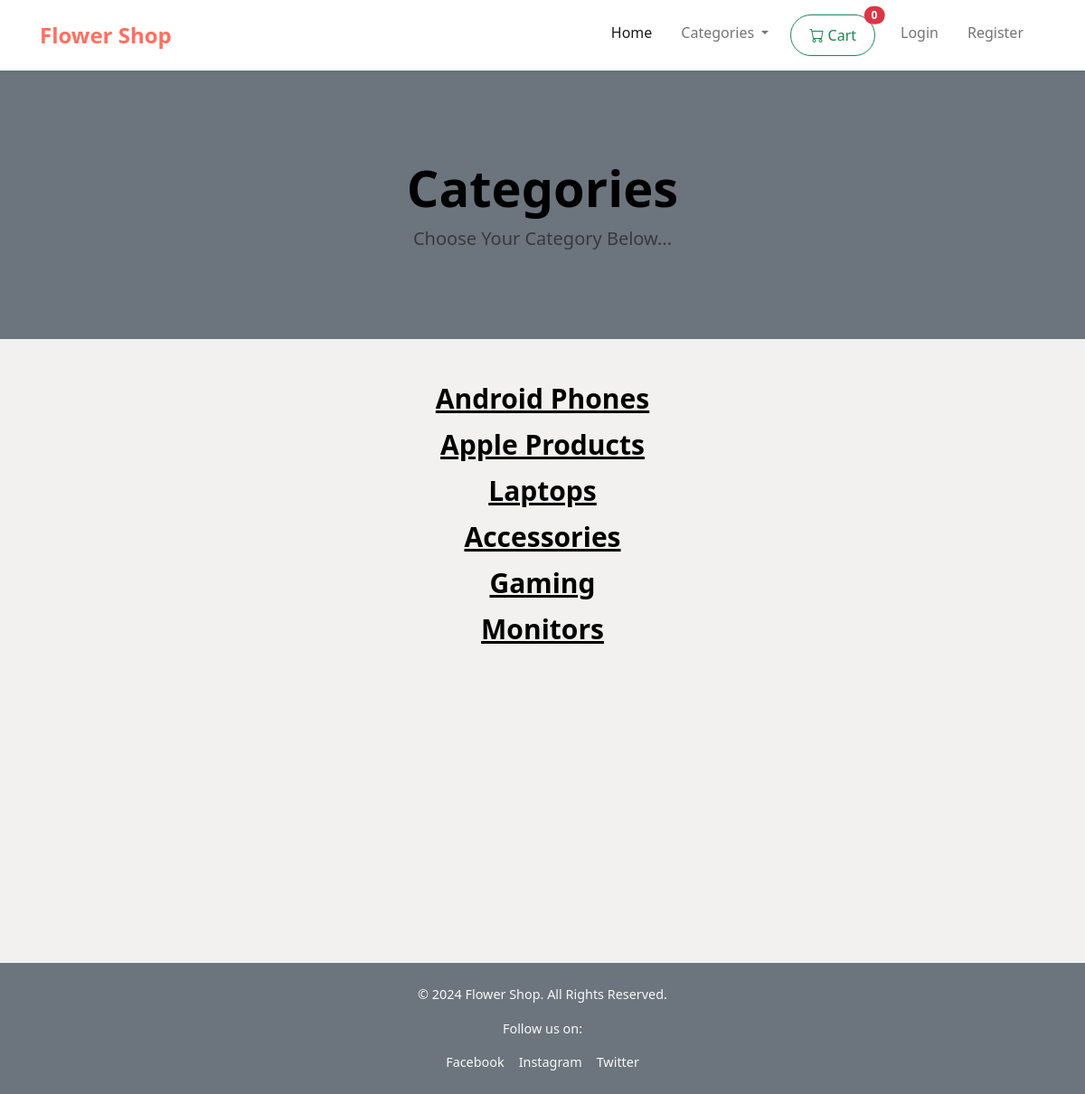
Page /category_summary/ on the earlier database version.
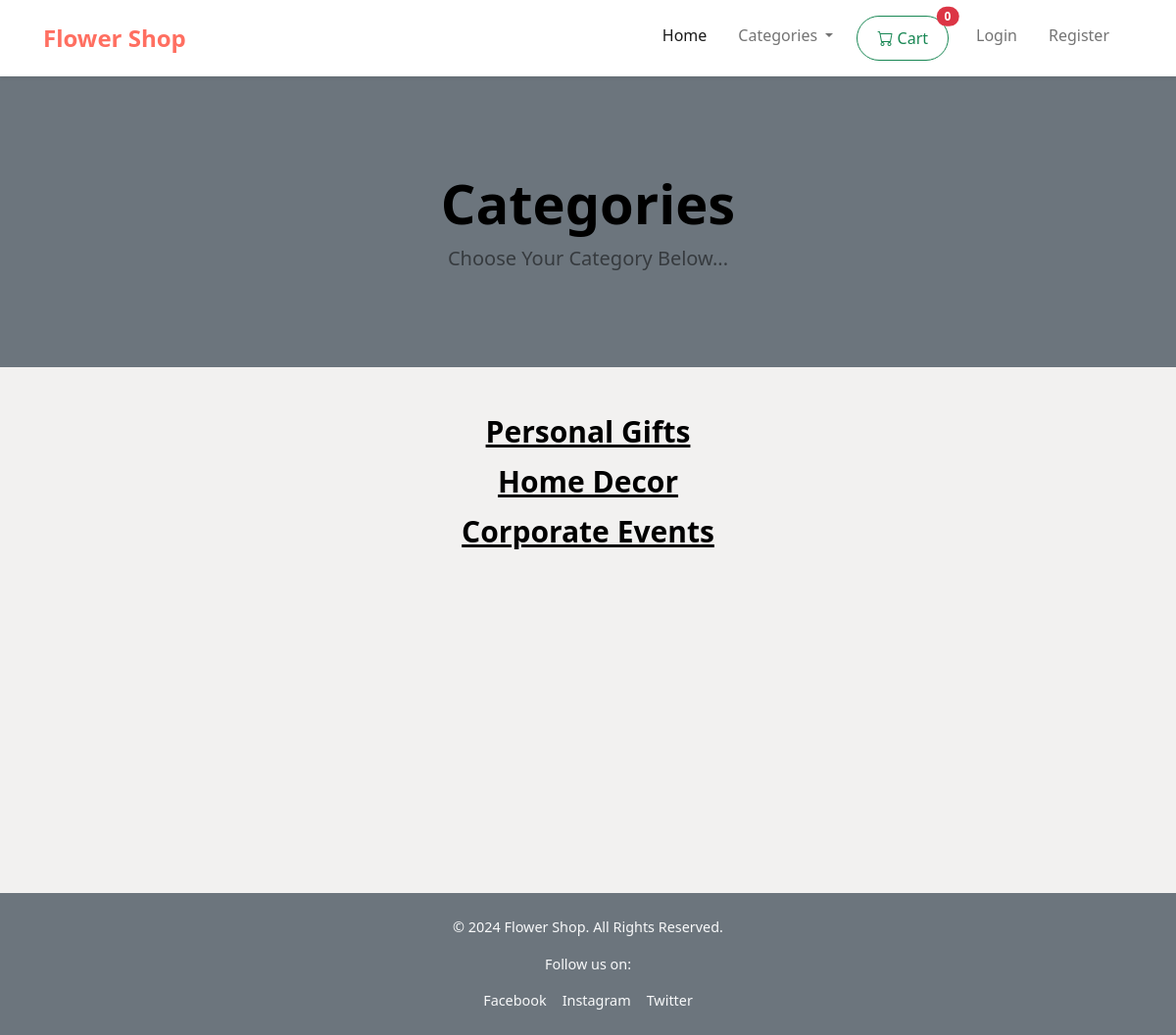
Same page on the later database version.
### store/models.py (models this page shows)
class Category(models.Model):
	name = models.CharField(max_length=50)
	def __str__(self):
		return self.name
	class Meta:
		verbose_name_plural = 'categories'

### store/views.py (the view)
# urls.py: path('category_summary/', views.category_summary, name='category_summary'),
def category_summary(request):
	categories = Category.objects.all()
	return render(request, 'category_summary.html', {"categories":categories})

### cart/cart.py (called while the page is built)
	def __len__(self):
		return len(self.cart)

### cart/context_processors.py (called while the page is built)
def cart(request):
	return {'cart': Cart(request)}

### store/context_processors.py (called while the page is built)
def categories(request):
    categories = Category.objects.all()
    return {'categories': categories}

### store/templates/category_summary.html
{% extends 'base.html' %}
{% block content %}
        <header class="py-5 bg-secondary">
            <div class="container px-4 px-lg-5 my-5">
                <div class="text-center text-black">
                    <h1 class="display-4 fw-bolder">Categories</h1>
                    <p class="lead fw-normal text-black-50 mb-0">Choose Your Category Below...</p>
                </div>
            </div>
        </header>
        <div class="container">
        	<div class="row">
        		<center>
        			<div class="col-8"  >
        				<br/><br/>
                        {% for category in categories %}
                        <h3 style="font-size: 30px; font-weight: bold;"><a href="{% url 'category' category %}">{{ category }}</a></h3>
                        {% endfor %}
<br/><br/><br/><br/><br/><br/><br/><br/><br/><br/><br/><br/><br/><br/>
        			</div>
        		</center>
        	</div>
        </div>
{% endblock %}

### store/templates/base.html (shortened to what this page needs)
{% load static %}
<!DOCTYPE html>
<html lang="en">
    <head>
        <link href="https://cdn.jsdelivr.net/npm/bootstrap-icons@1.5.0/font/bootstrap-icons.css" rel="stylesheet" />
        <link href="{% static 'css/styles.css' %}" rel="stylesheet" />
    </head>
    <body>
        <div id="wrapper">
            {% include 'navbar.html' %}
            <main>
                {% block content %}
                {% endblock %}
            </main>
            {% include 'footer.html' %}
        </div>
    </body>
</html>

### store/templates/navbar.html (shortened to what this page needs)
<nav class="navbar navbar-expand-lg navbar-light bg-white shadow-sm">
    <div class="container">
        <a class="navbar-brand" href="{% url 'home' %}">Flower Shop</a>
        <div class="collapse navbar-collapse" id="navbarNav">
            <ul class="navbar-nav ms-auto">
                <li class="nav-item">
                    <a class="nav-link active" href="{% url 'home' %}">Home</a>
                </li>
                <li class="nav-item dropdown">
                    <a
                        class="nav-link dropdown-toggle"
                        href="#"
                        id="navbarDropdown"
                        role="button"
                        data-bs-toggle="dropdown"
                        aria-expanded="false"
                    >
                        Categories
                    </a>
                </li>
                <li class="nav-item" style="margin-right: 20px;">
                    <a class="btn btn-outline-success position-relative" href="{% url 'cart_summary' %}">
                        <i class="bi bi-cart"></i> Cart
                        <span class="position-absolute top-0 start-100 translate-middle badge rounded-pill bg-danger" id="cart_quantity">
                            {{ cart|length }}
                        </span>
                    </a>
                </li>
                {% if user.is_authenticated %}
                    <li style="display: flex;
                    align-items: center;" class="nav-item dropdown">
                            Welcome back ,<a class="nav-link dropdown-toggle" id="navbarDropdown" href="#" role="button"
                            data-bs-toggle="dropdown" aria-expanded="false">{{user.username}}</a>
                        <ul style="margin-left: 100px;
                        " class="dropdown-menu" aria-labelledby="navbarDropdown">
                            <li><a class="dropdown-item" href="{% url 'update_user' %}">Manage Profile</a></li>
                            <li>
                                <hr class="dropdown-divider" />
                                <li class="nav-item">
                                    <a class="nav-link" href="{% url 'logout' %}" style="margin-left: 20px;">Logout</a>
                                </li>
                        </ul>
                    </li>
                {% else %}
                    <li class="nav-item"><a class="nav-link" href="{% url 'login' %}">Login</a></li>
                    <li class="nav-item"><a class="nav-link" href="{% url 'register' %}">Register</a></li>
                {% endif %}
            </ul>
        </div>
    </div>
</nav>

### store/templates/footer.html (shortened to what this page needs)
<footer class="bg-secondary text-light py-4">
    <div class="container text-center">
        <p>&copy; 2024 Flower Shop. All Rights Reserved.</p>
        <p>Follow us on:</p>
        <div class="d-flex justify-content-center">
            <a href="#" class="me-3 text-light"> Facebook</a>
            <a href="#" class="me-3 text-light"> Instagram</a>
            <a href="#" class="text-light"> Twitter</a>
        </div>
    </div>
</footer>

### store/templates/base.html (style rules this page uses)
html, body { height: 100%; margin: 0; }
#wrapper { display: flex; flex-direction: column; min-height: 100vh; }
main { flex: 1; }
footer { background-color: #343a40; color: white; text-align: center; padding: 15px 0; }

Differences in the rows shown:
removed Category: name "Accessories"
removed Category: name "Gaming"
removed Category: name "Monitors"
changed Category: name "Android Phones" → "Personal Gifts"
changed Category: name "Apple Products" → "Home Decor"
changed Category: name "Laptops" → "Corporate Events"
